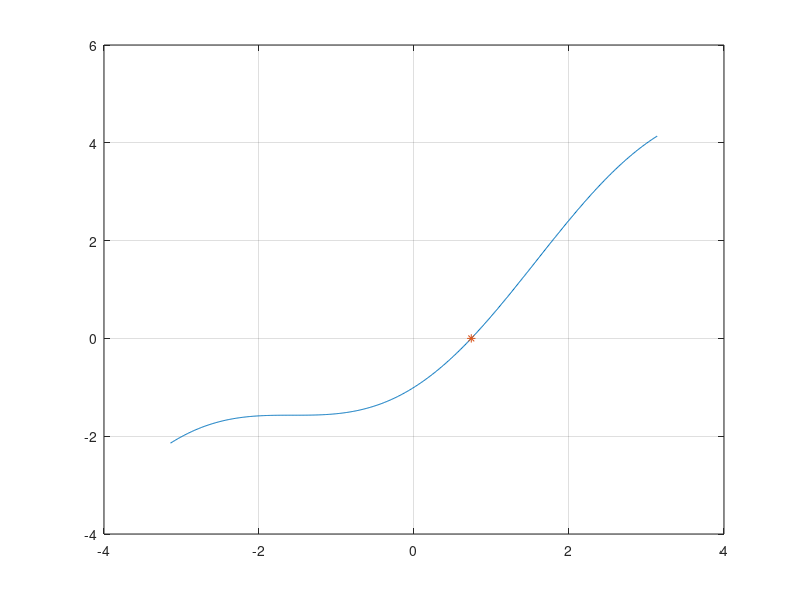

This figure's MATLAB source:
%Newton method
%compute the solution of x-cosx=0;
size=100;%the numbers of iteration;
init=pi;%the value you want;
x=zeros(size,1);
y=zeros(size,1);
deritive=zeros(size,1);
x(1)=pi;
y(1)=x(1)-cos(x(1));
deritive(1)=1+sin(x(1));
i=2;
error=1e-6;
while 1
    x(i)=x(i-1)-y(i-1)/deritive(i-1);
    if abs(x(i)-x(i-1))<error
        break;
    end
    y(i)=x(i)-cos(x(i));
    deritive(i)=1+sin(x(i));
    i=i+1;
end
xx=-pi:0.01:pi;
yy=xx-cos(xx);
plot(xx,yy);
hold on;
grid on;
plot(x(i),y(i),'*');